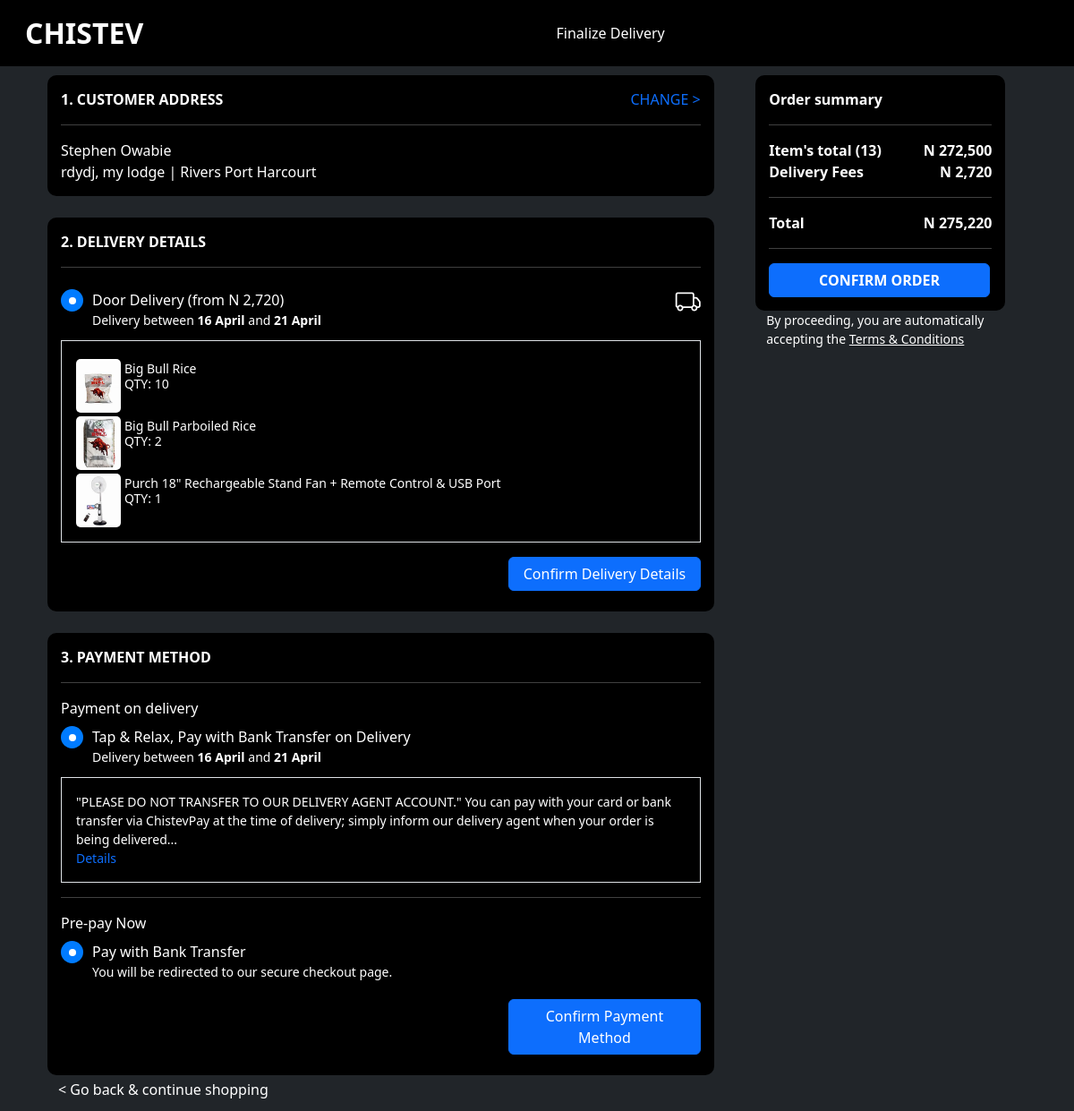
Page /checkout/checkout/ (signed in) on the earlier database version.
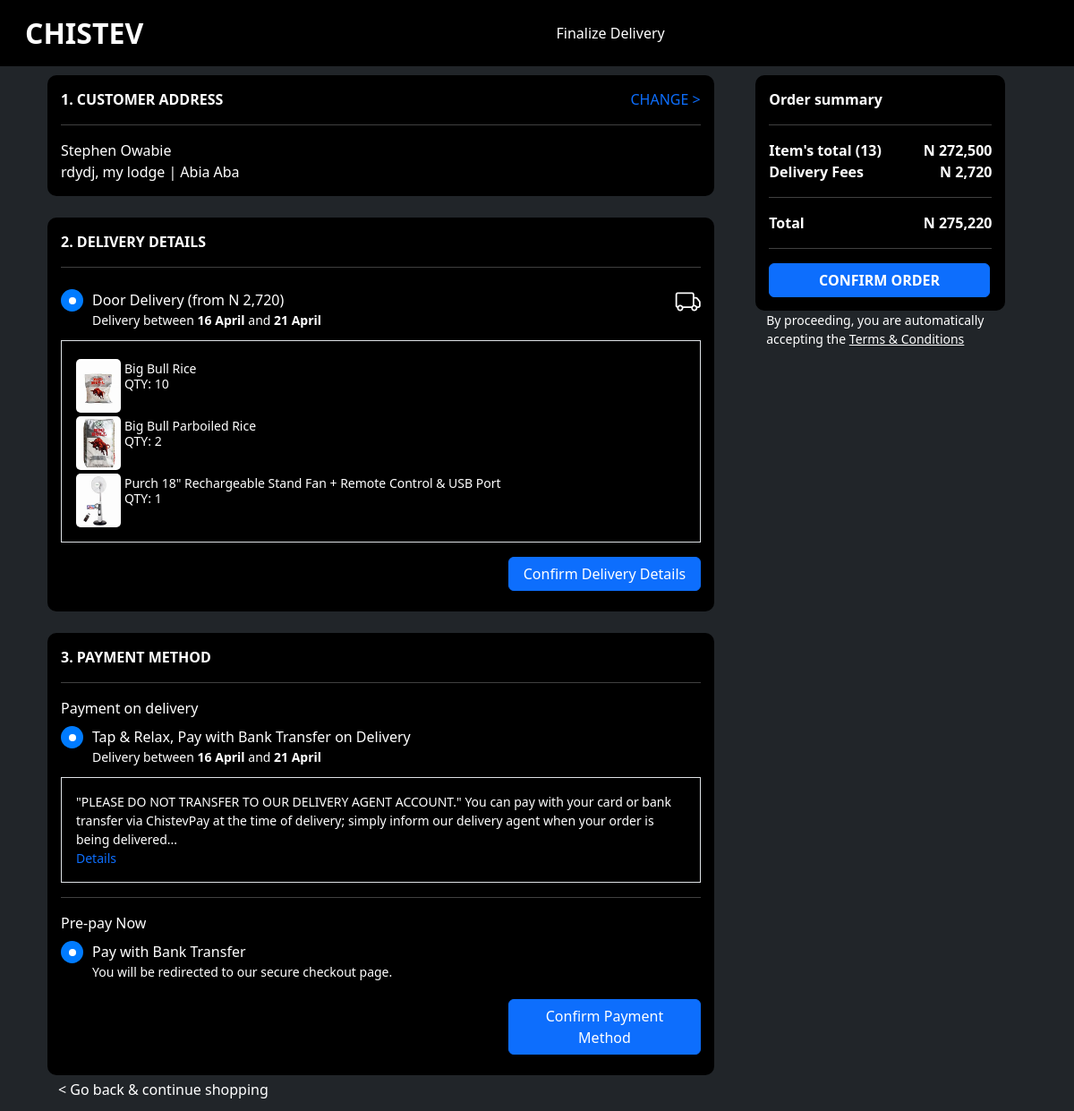
Same page on the later database version.
### accounts/models.py (models this page shows, shortened)
class Address(models.Model):
    user = models.ForeignKey('CustomUser', on_delete=models.CASCADE, related_name='addresses')
    first_name = models.CharField(max_length=255)
    last_name = models.CharField(max_length=255)
    address = models.CharField(max_length=255)
    additional_info = models.CharField(max_length=255, blank=True)
    state = models.ForeignKey(State, on_delete=models.CASCADE)
    city = models.ForeignKey(City, on_delete=models.CASCADE)

class State(models.Model):
    name = models.CharField(max_length=100)

class City(models.Model):
    name = models.CharField(max_length=100)
    state = models.ForeignKey(State, on_delete=models.CASCADE)
    class Meta:
        verbose_name_plural = "Cities"

### checkout/views.py (the view)
# urls.py: path('checkout/', checkout_view, name='checkout'),
@login_required
def checkout_view(request):
    user = request.user
    address = None
    if hasattr(user, 'addresses'):
        address = user.addresses.first()  # Assuming the user has only one address, adjust as needed
    cart_items = None
    total_items_in_cart = 0
    total_cost = 0
    try:
        cart_items = CartItem.objects.filter(cart__user=user)
        total_items_in_cart = sum(cart_item.quantity for cart_item in cart_items)
        total_cost = sum(cart_item.product.new_price * cart_item.quantity for cart_item in cart_items)
    except CartItem.DoesNotExist:
        pass
    delivery_fee = calculate_delivery_fee(cart_items)  # Calculate delivery fee based on cart items
    total_amount = delivery_fee + total_cost
    order_date = timezone.now()
    delivery_start_date = order_date + timedelta(days=5)  # Add 5 days to the order date for the start date
    delivery_end_date = order_date + timedelta(days=10)  # Add 10 days to the order date for the end date
    if address is None:
        form = AddressForm(user=user)
    else:
        form = AddressForm(instance=address)
    personal_details = None
    if hasattr(user, 'personal_details'):
        personal_details = user.personal_details
    return render(request, 'checkout/checkout.html',
                  {'form': form, 'personal_details': personal_details, 'address': address,
                   'cart_items': cart_items, 'delivery_fee': delivery_fee, 'delivery_start_date':
                       delivery_start_date, 'delivery_end_date': delivery_end_date,
                   'total_items_in_cart': total_items_in_cart, 'total_cost': total_cost, 'total_amount': total_amount
                   })

### checkout/views.py (called while the page is built)
def calculate_delivery_fee(cart_items):
    total_price = sum(cart_item.product.new_price * cart_item.quantity for cart_item in cart_items)
    delivery_fee = (total_price // 1000) * 10
    return delivery_fee

### checkout/templates/checkout/checkout.html (shortened to what the changed rows need)
{% load static %}
{% load humanize %}
<!DOCTYPE html>
<html lang="en">
<head>
    <link rel="stylesheet" href="https://cdn.jsdelivr.net/npm/bootstrap@5.3.2/dist/css/bootstrap.min.css"
>
    <link rel="stylesheet" href="https://cdn.jsdelivr.net/npm/bootstrap-icons@1.11.1/font/bootstrap-icons.css">
    <link rel="stylesheet" type="text/css" href="{% static 'styles2.css' %}">
    <link rel="stylesheet" type="text/css" href="{% static 'styles.css' %}">
</head>
<body class="bg-dark">
    <div class="container mt-4 d-flex align-items-center justify-content-center">
        <div class="row">
            <div class="col-md-8">
                <div class="row">
                    <div class="col-md-12 black-card cart-card">
                        {% if not user.addresses.all %}
                        <div class="small">Add a New Address</div>
                            <form method="post" action="{% url 'accounts:address_book_create' %}">
                                {% csrf_token %}
                            <div style="display: flex; justify-content: space-between;">
                                <div class="mb-3">
                                    <label for="{{ form.first_name.id_for_label }}" class="form-label text-white">{{ form.first_name.label }}</label>
                                    {{ form.first_name }}
                                </div>
                                <div class= "mb-3">
                                    <label for="{{ form.last_name.id_for_label }}" class="form-label text-white">{{ form.last_name.label }}</label>
                                    {{ form.last_name }}
                                </div>
                            </div>
                            <div class="mb-3">
                                <label for="{{ form.address.id_for_label }}" class="form-label text-white">{{ form.address.label }}</label>
                                {{ form.address }}
                            </div>
                            <div class="mb-3">
                                <label for="{{ form.additional_info.id_for_label }}" class="form-label text-white">{{ form.additional_info.label }}</label>
                                {{ form.additional_info }}
                            </div>
                            <div style="display: flex; justify-content: space-between;">
                                <div class="mb-3">
                                    <label for="{{ form.state.id_for_label }}" class="form-label text-white">{{ form.state.label }}</label>
                                    {{ form.state }}
                                </div>
                                <div class="mb-3">
                                    <div id="city-selection-message" class="text-danger" style="display: none;">
                                        Please select a city.
                                    </div>
                                    <label for="{{ form.city.id_for_label }}" class="form-label text-white">{{ form.city.label }}</label>
                                    <select class="form-select bg-secondary" id="city" name="city" style="width: 350px !important" disabled>
                                        <option value="" disabled selected>City</option>
                                    </select>
                                </div>
                            </div>
                            <hr>
                            <div style="display: flex; justify-content:right;">
                                <button type="submit" class="btn btn-primary" style="width: 10%;">Save</button>
                            </div>
                            </form>
                        {% else %}
                        <div>{{ personal_details.first_name }} {{ personal_details.last_name }}</div>
                        <div class="d-flex">
                            <div>{{ user.addresses.first.address }},</div>
                            <div class="ms-1">{{ user.addresses.first.additional_info }} |</div>
                            <div class="ms-1">{{ address.state.name }}</div>
                            <div class="ms-1">{{ address.city.name }}</div>
                        </div>
                    </div>
                    {% endif %}
                </div>
            </div>
        </div>
    </div>
</body>
</html>

Differences in the rows shown:
changed Address: state.name "Rivers" → "Abia"; city.name "Port Harcourt" → "Aba"
